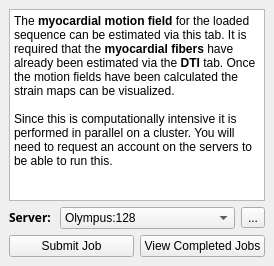
        <widget class="QWidget" name="motionTab" >
         <attribute name="title" >
          <string>Motion Estimation</string>
         </attribute>
         <attribute name="icon" >
          <iconset resource="cardiac.qrc" >:/res/images/motion.png</iconset>
         </attribute>
         <attribute name="toolTip" >
          <string>Algorithms for estimation of &lt;b>myocardial wall motion&lt;/b> from &lt;b>MR Cine&lt;/b> sequences. </string>
         </attribute>
         <layout class="QVBoxLayout" >
          <property name="spacing" >
           <number>6</number>
          </property>
          <property name="leftMargin" >
           <number>9</number>
          </property>
          <property name="topMargin" >
           <number>9</number>
          </property>
          <property name="rightMargin" >
           <number>9</number>
          </property>
          <property name="bottomMargin" >
           <number>9</number>
          </property>
          <item>
           <widget class="QTextBrowser" name="textBrowser" >
            <property name="html" >
             <string>&lt;html>&lt;head>&lt;meta name="qrichtext" content="1" />&lt;style type="text/css">
p, li { white-space: pre-wrap; }
&lt;/style>&lt;/head>&lt;body style=" font-family:'MS Shell Dlg 2'; font-size:8.25pt; font-weight:400; font-style:normal;">
&lt;p style=" margin-top:0px; margin-bottom:0px; margin-left:0px; margin-right:0px; -qt-block-indent:0; text-indent:0px; font-family:'Sans Serif'; font-size:9pt;">The &lt;span style=" font-weight:600;">myocardial motion field&lt;/span> for the loaded sequence can be estimated via this tab. It is required that the &lt;span style=" font-weight:600;">myocardial fibers&lt;/span> have  already been estimated via the &lt;span style=" font-weight:600;">DTI&lt;/span> tab. Once the motion fields have been calculated the strain maps can be visualized.&lt;/p>
&lt;p style="-qt-paragraph-type:empty; margin-top:0px; margin-bottom:0px; margin-left:0px; margin-right:0px; -qt-block-indent:0; text-indent:0px; font-family:'Sans Serif'; font-size:9pt;">&lt;/p>
&lt;p style=" margin-top:0px; margin-bottom:0px; margin-left:0px; margin-right:0px; -qt-block-indent:0; text-indent:0px; font-family:'Sans Serif'; font-size:9pt;">Since this is computationally intensive it is performed in parallel on a cluster. You will need to request an account on the servers to be able to run this.&lt;/p>&lt;/body>&lt;/html></string>
            </property>
           </widget>
          </item>
          <item>
           <layout class="QHBoxLayout" >
            <property name="spacing" >
             <number>6</number>
            </property>
            <property name="leftMargin" >
             <number>0</number>
            </property>
            <property name="topMargin" >
             <number>0</number>
            </property>
            <property name="rightMargin" >
             <number>0</number>
            </property>
            <property name="bottomMargin" >
             <number>0</number>
            </property>
            <item>
             <widget class="QLabel" name="label_9" >
              <property name="text" >
               <string>&lt;html>&lt;head>&lt;meta name="qrichtext" content="1" />&lt;/head>&lt;body style=" white-space: pre-wrap; font-family:Sans Serif; font-size:9pt; font-weight:400; font-style:normal; text-decoration:none;">&lt;p style=" margin-top:0px; margin-bottom:0px; margin-left:0px; margin-right:0px; -qt-block-indent:0; text-indent:0px;">&lt;span style=" font-weight:600;">Server:&lt;/span> &lt;/p>&lt;/body>&lt;/html></string>
              </property>
             </widget>
            </item>
            <item>
             <widget class="QComboBox" name="serverComboBox" >
              <property name="sizePolicy" >
               <sizepolicy vsizetype="Fixed" hsizetype="Expanding" >
                <horstretch>0</horstretch>
                <verstretch>0</verstretch>
               </sizepolicy>
              </property>
              <property name="toolTip" >
               <string>The server profile to be used for this run.</string>
              </property>
              <item>
               <property name="text" >
                <string>Olympus:128</string>
               </property>
              </item>
              <item>
               <property name="text" >
                <string>Olympus:32</string>
               </property>
              </item>
              <item>
               <property name="text" >
                <string>Smyrna:8</string>
               </property>
              </item>
              <item>
               <property name="text" >
                <string>Olympus:16</string>
               </property>
              </item>
              <item>
               <property name="text" >
                <string>Ronaldo:8</string>
               </property>
              </item>
              <item>
               <property name="text" >
                <string>Ronaldo:16</string>
               </property>
              </item>
             </widget>
            </item>
            <item>
             <widget class="QToolButton" name="configServersButton" >
              <property name="text" >
               <string>...</string>
              </property>
              <property name="icon" >
               <iconset resource="cardiac.qrc" >:/res/images/settings.png</iconset>
              </property>
             </widget>
            </item>
           </layout>
          </item>
          <item>
           <layout class="QHBoxLayout" >
            <property name="spacing" >
             <number>6</number>
            </property>
            <property name="leftMargin" >
             <number>0</number>
            </property>
            <property name="topMargin" >
             <number>0</number>
            </property>
            <property name="rightMargin" >
             <number>0</number>
            </property>
            <property name="bottomMargin" >
             <number>0</number>
            </property>
            <item>
             <widget class="QPushButton" name="submitJobButton" >
              <property name="toolTip" >
               <string>Click to submit a job at the selected server</string>
              </property>
              <property name="text" >
               <string>Submit Job</string>
              </property>
             </widget>
            </item>
            <item>
             <widget class="QPushButton" name="viewCompletedJobsButton" >
              <property name="toolTip" >
               <string>Click to load finished jobs.</string>
              </property>
              <property name="text" >
               <string>View Completed Jobs</string>
              </property>
             </widget>
            </item>
           </layout>
          </item>
         </layout>
        </widget>
